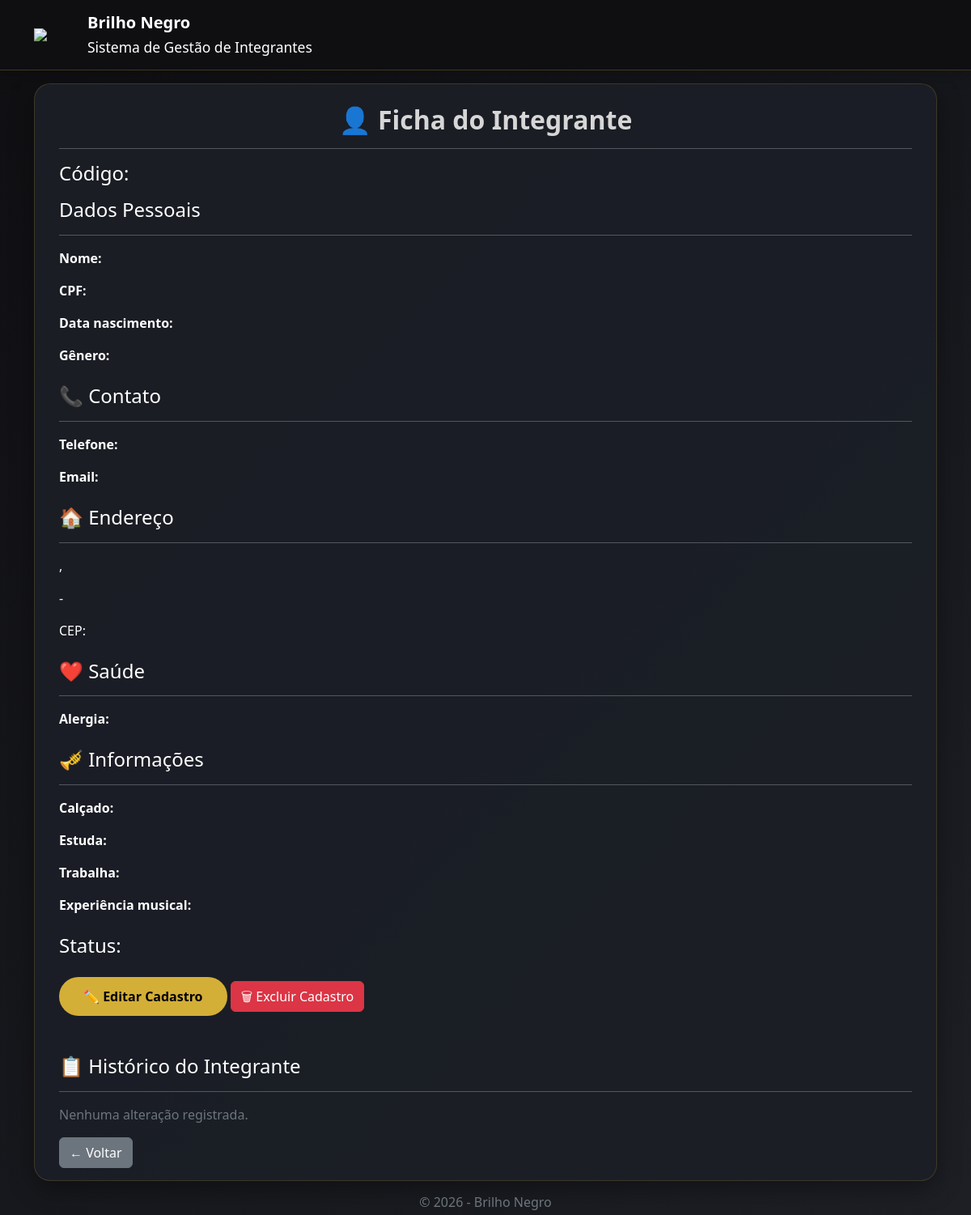
The app's page /admin/integrante/7 (signed in), older data.
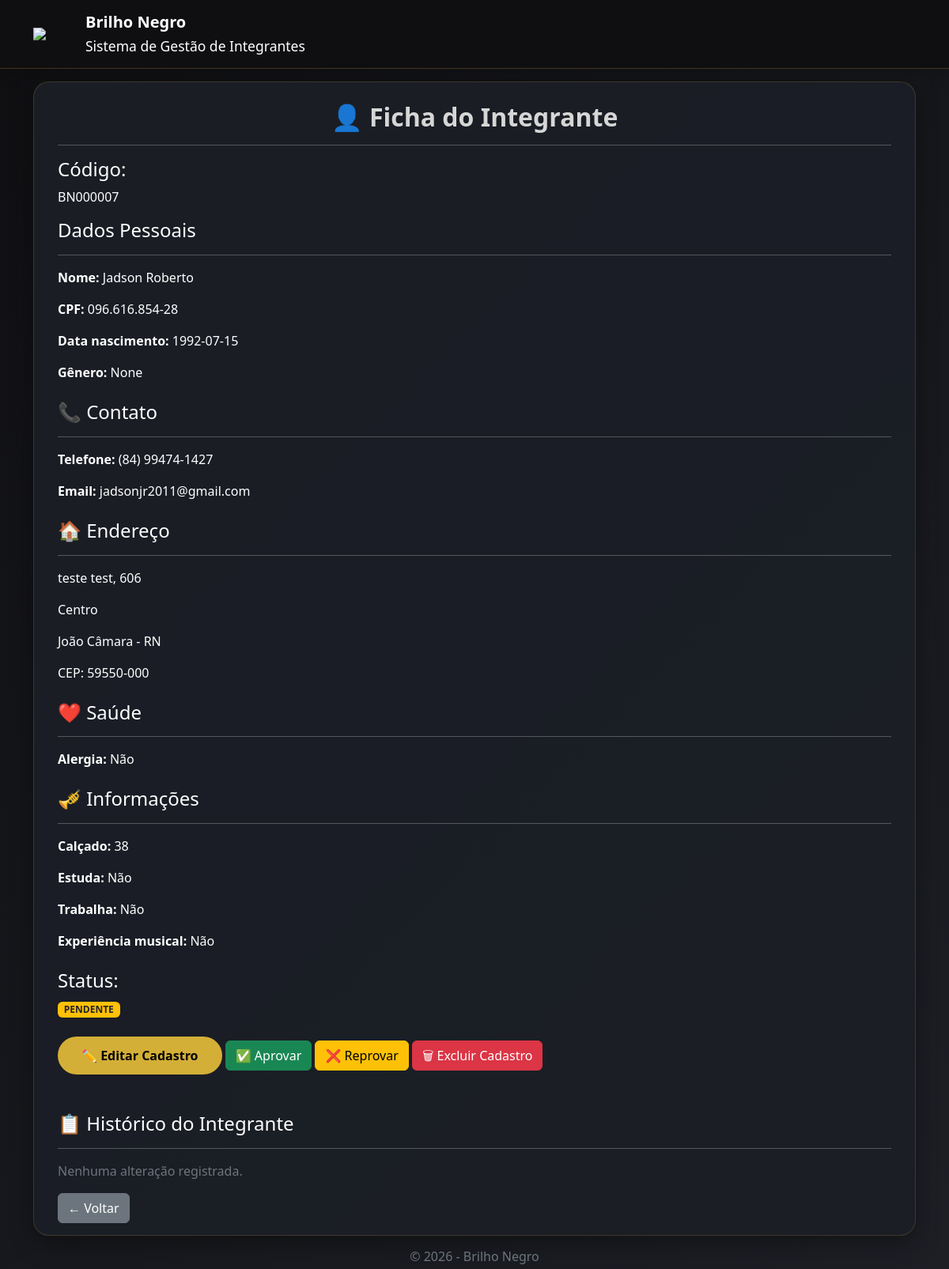
The same page, newer data.
### tables this page shows
CREATE TABLE integrantes (

        id INTEGER PRIMARY KEY AUTOINCREMENT,

        nome TEXT NOT NULL,

        data_nascimento TEXT,

        telefone TEXT,

        email TEXT,


        rua TEXT,
        numero TEXT,
        complemento TEXT,
        bairro TEXT,
        cidade TEXT,
        estado TEXT,
        cep TEXT,


        tipo_sanguineo TEXT,

        possui_alergia TEXT,

        descricao_alergia TEXT,


        responsavel TEXT,

        parentesco TEXT,

        telefone_responsavel TEXT,


        status TEXT DEFAULT 'PENDENTE'


    , codigo_integrante TEXT, cpf TEXT, genero TEXT, alergia_medicamento TEXT, calcado TEXT, estuda TEXT, local_estudo TEXT, trabalha TEXT, profissao TEXT, experiencia_banda TEXT, descricao_experiencia TEXT, data_cadastro TEXT);

### app.py (the view)
@app.route("/admin/integrante/<int:id>")
def ver_integrante(id):
    if "admin" not in session:
        return redirect("/login")
    conexao = sqlite3.connect(BANCO)
    conexao.row_factory = sqlite3.Row
    cursor = conexao.cursor()
    cursor.execute("""
        SELECT *
        FROM integrantes
        WHERE id = ?
    """,(id,))
    integrante = cursor.fetchone()
    cursor.execute("""
        SELECT *
        FROM historico_integrantes
        WHERE integrante_id = ?
        ORDER BY id DESC
    """,(id,))
    historico = cursor.fetchall()
    conexao.close()
    return render_template(
        "admin/ficha.html",
        integrante=integrante,
        historico=historico
    )

### templates/admin/ficha.html (shortened to what this page needs)
{% extends 'layout/base.html' %}
{% block conteudo %}
<div class="card-bn">
<h2 class="titulo text-center">
👤 Ficha do Integrante
</h2>
<hr>
<h4>
Código:
</h4>
<p>
{{ integrante.codigo_integrante }}
</p>
<h4>
Dados Pessoais
</h4>
<hr>
<p>
<strong>Nome:</strong>
{{ integrante.nome }}
</p>
<p>
<strong>CPF:</strong>
{{ integrante.cpf }}
</p>
<p>
<strong>Data nascimento:</strong>
{{ integrante.data_nascimento }}
</p>
<p>
<strong>Gênero:</strong>
{{ integrante.genero }}
</p>
<h4 class="mt-4">
📞 Contato
</h4>
<hr>
<p>
<strong>Telefone:</strong>
{{ integrante.telefone }}
</p>
<p>
<strong>Email:</strong>
{{ integrante.email }}
</p>
<h4 class="mt-4">
🏠 Endereço
</h4>
<hr>
<p>
{{ integrante.rua }},
{{ integrante.numero }}
</p>
<p>
{{ integrante.bairro }}
</p>
<p>
{{ integrante.cidade }} - {{ integrante.estado }}
</p>
<p>
CEP:
{{ integrante.cep }}
</p>
<h4 class="mt-4">
❤️ Saúde
</h4>
<hr>
<p>
<strong>Alergia:</strong>
{{ integrante.alergia_medicamento }}
</p>
<h4 class="mt-4">
🎺 Informações
</h4>
<hr>
<p>
<strong>Calçado:</strong>
{{ integrante.calcado }}
</p>
<p>
<strong>Estuda:</strong>
{{ integrante.estuda }}
</p>
<p>
<strong>Trabalha:</strong>
{{ integrante.trabalha }}
</p>
<p>
<strong>Experiência musical:</strong>
{{ integrante.experiencia_banda }}
</p>
<h4 class="mt-4">
Status:
</h4>
{% if integrante.status == "PENDENTE" %}
<span class="badge bg-warning text-dark">
PENDENTE
</span>
{% elif integrante.status == "APROVADO" %}
<span class="badge bg-success">
APROVADO
</span>
{% elif integrante.status == "INATIVO" %}
<span class="badge bg-secondary">
INATIVO
</span>
{% elif integrante.status == "REPROVADO" %}
<span class="badge bg-danger">
REPROVADO
</span>
{% endif %}
<div class="mt-4">
<a
href="/admin/integrante/{{ integrante.id }}/editar"
class="btn btn-brilho">
✏️ Editar Cadastro
</a>
{% if integrante.status == "PENDENTE" %}
<a
href="/admin/aprovar/{{ integrante.id }}"
class="btn btn-success">
✅ Aprovar
</a>
<a
href="/admin/reprovar/{{ integrante.id }}"
class="btn btn-warning">
❌ Reprovar
</a>
{% endif %}
<a
href="/admin/integrante/{{ integrante.id }}/excluir"
class="btn btn-danger"
onclick="return confirm('Tem certeza que deseja excluir este integrante?')">
🗑 Excluir Cadastro
</a>
</div>
<h4 class="mt-5">
📋 Histórico do Integrante
</h4>
<hr>
{% if historico %}
<div class="table-responsive">
<table class="table table-dark table-hover">
<thead>
<tr>
<th>Data</th>
<th>Ação</th>
<th>Anterior</th>
<th>Novo</th>
<th>Usuário</th>
</tr>
</thead>
<tbody>
{% for item in historico %}
<tr>
<td>
{{ item.data_hora }}
</td>
<td>
{{ item.acao }}
</td>
<td>
{{ item.status_anterior }}
</td>
<td>
{{ item.status_novo }}
</td>
<td>
{{ item.usuario }}
</td>
</tr>
{% endfor %}
</tbody>
</table>
</div>
{% else %}
<p class="text-secondary">
Nenhuma alteração registrada.
</p>
{% endif %}
<a
href="/admin"
class="btn btn-secondary">
← Voltar
</a>
</div>
</div>
{% endblock %}

Row changes from the older to the newer data that the page shows:
added integrantes: codigo_integrante "BN000007", nome "Jadson Roberto", cpf "096.616.854-28", data_nascimento "1992-07-15", telefone "(84) 99474-1427", email "jadsonjr2011@gmail.com", rua "teste test", numero "606", bairro "Centro", cidade "João Câmara", estado "RN", cep "59550-000", alergia_medicamento "Não", calcado "38", estuda "Não", trabalha "Não", experiencia_banda "Não"
Text that changed along with them:
{{ integrante.genero }}: (not shown) → "None"
text now shown: "PENDENTE ✅ Aprovar ❌ Reprovar"
